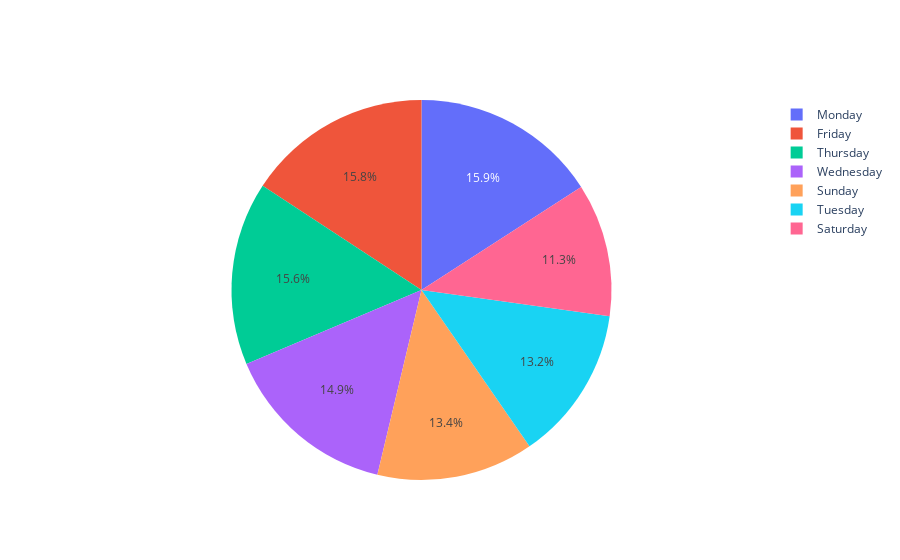

Here is the notebook cell this chart was saved with:
### Code cell
fig

### Figure 1 — Plotly figure (JSON) as saved in the notebook; plotly's stock layout.template omitted (floating-point values rounded to 4 significant figures)
{"data": [{"labels": ["Monday", "Friday", "Thursday", "Wednesday", "Sunday", "Tuesday", "Saturday"], "type": "pie", "values": [163230, 162057, 160380, 153276, 137288, 135373, 116532]}], "layout": {}}
